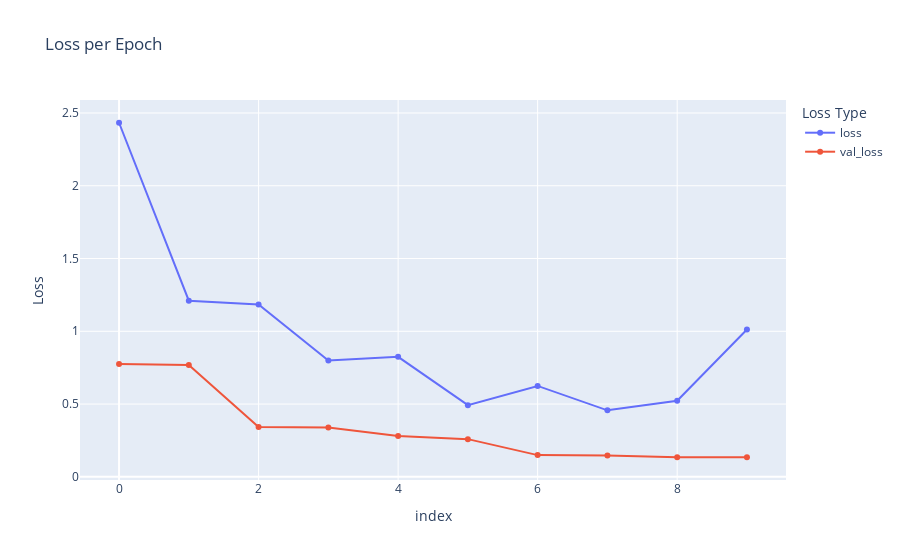
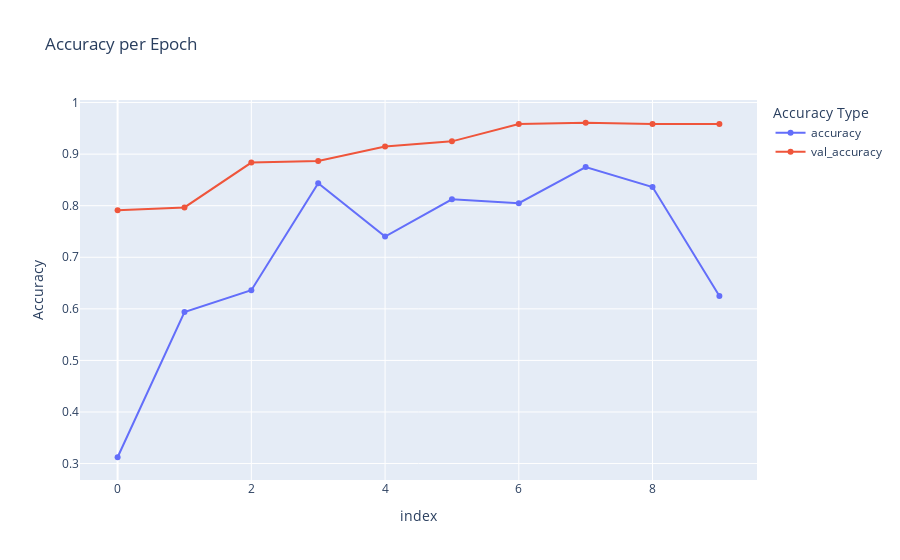

Notebook code cell kept with these figures, in order:
### Code cell
import plotly.express as px
import pandas as pd

# Convert history to a DataFrame for easier plotting
history_df = pd.DataFrame(history.history)

# Plot for Loss
fig_loss = px.line(
    history_df, 
    y=['loss', 'val_loss'], 
    labels={'value': 'Loss', 'epoch': 'Epoch'}, 
    title='Loss per Epoch'
)
fig_loss.update_layout(legend_title_text='Loss Type')
fig_loss.update_traces(mode='lines+markers')
fig_loss.show()

# Plot for Accuracy
fig_accuracy = px.line(
    history_df, 
    y=['accuracy', 'val_accuracy'], 
    labels={'value': 'Accuracy', 'epoch': 'Epoch'}, 
    title='Accuracy per Epoch'
)
fig_accuracy.update_layout(legend_title_text='Accuracy Type')
fig_accuracy.update_traces(mode='lines+markers')
fig_accuracy.show()

### Figure 1 — Plotly figure (JSON) as saved in the notebook; plotly's stock layout.template omitted (floating-point values rounded to 4 significant figures)
{"data": [{"hovertemplate": "variable=loss<br>index=%{x}<br>Loss=%{y}<extra></extra>", "legendgroup": "loss", "line": {"color": "#636efa", "dash": "solid"}, "marker": {"symbol": "circle"}, "mode": "lines+markers", "name": "loss", "orientation": "v", "showlegend": true, "type": "scatter", "x": [0, 1, 2, 3, 4, 5, 6, 7, 8, 9], "xaxis": "x", "y": [2.433, 1.21, 1.184, 0.7986, 0.8244, 0.4922, 0.6245, 0.4568, 0.5228, 1.013], "yaxis": "y"}, {"hovertemplate": "variable=val_loss<br>index=%{x}<br>Loss=%{y}<extra></extra>", "legendgroup": "val_loss", "line": {"color": "#EF553B", "dash": "solid"}, "marker": {"symbol": "circle"}, "mode": "lines+markers", "name": "val_loss", "orientation": "v", "showlegend": true, "type": "scatter", "x": [0, 1, 2, 3, 4, 5, 6, 7, 8, 9], "xaxis": "x", "y": [0.7745, 0.7686, 0.3419, 0.3394, 0.281, 0.259, 0.1492, 0.1469, 0.1346, 0.1344], "yaxis": "y"}], "layout": {"legend": {"title": {"text": "Loss Type"}, "tracegroupgap": 0}, "title": {"text": "Loss per Epoch"}, "xaxis": {"anchor": "y", "domain": [0, 1], "title": {"text": "index"}}, "yaxis": {"anchor": "x", "domain": [0, 1], "title": {"text": "Loss"}}}}

### Figure 2 — Plotly figure (JSON) as saved in the notebook; plotly's stock layout.template omitted (floating-point values rounded to 4 significant figures)
{"data": [{"hovertemplate": "variable=accuracy<br>index=%{x}<br>Accuracy=%{y}<extra></extra>", "legendgroup": "accuracy", "line": {"color": "#636efa", "dash": "solid"}, "marker": {"symbol": "circle"}, "mode": "lines+markers", "name": "accuracy", "orientation": "v", "showlegend": true, "type": "scatter", "x": [0, 1, 2, 3, 4, 5, 6, 7, 8, 9], "xaxis": "x", "y": [0.3122, 0.5938, 0.636, 0.8438, 0.7401, 0.8125, 0.8048, 0.875, 0.8362, 0.625], "yaxis": "y"}, {"hovertemplate": "variable=val_accuracy<br>index=%{x}<br>Accuracy=%{y}<extra></extra>", "legendgroup": "val_accuracy", "line": {"color": "#EF553B", "dash": "solid"}, "marker": {"symbol": "circle"}, "mode": "lines+markers", "name": "val_accuracy", "orientation": "v", "showlegend": true, "type": "scatter", "x": [0, 1, 2, 3, 4, 5, 6, 7, 8, 9], "xaxis": "x", "y": [0.7909, 0.7967, 0.8836, 0.8869, 0.9147, 0.9247, 0.9583, 0.9608, 0.9583, 0.9583], "yaxis": "y"}], "layout": {"legend": {"title": {"text": "Accuracy Type"}, "tracegroupgap": 0}, "title": {"text": "Accuracy per Epoch"}, "xaxis": {"anchor": "y", "domain": [0, 1], "title": {"text": "index"}}, "yaxis": {"anchor": "x", "domain": [0, 1], "title": {"text": "Accuracy"}}}}
